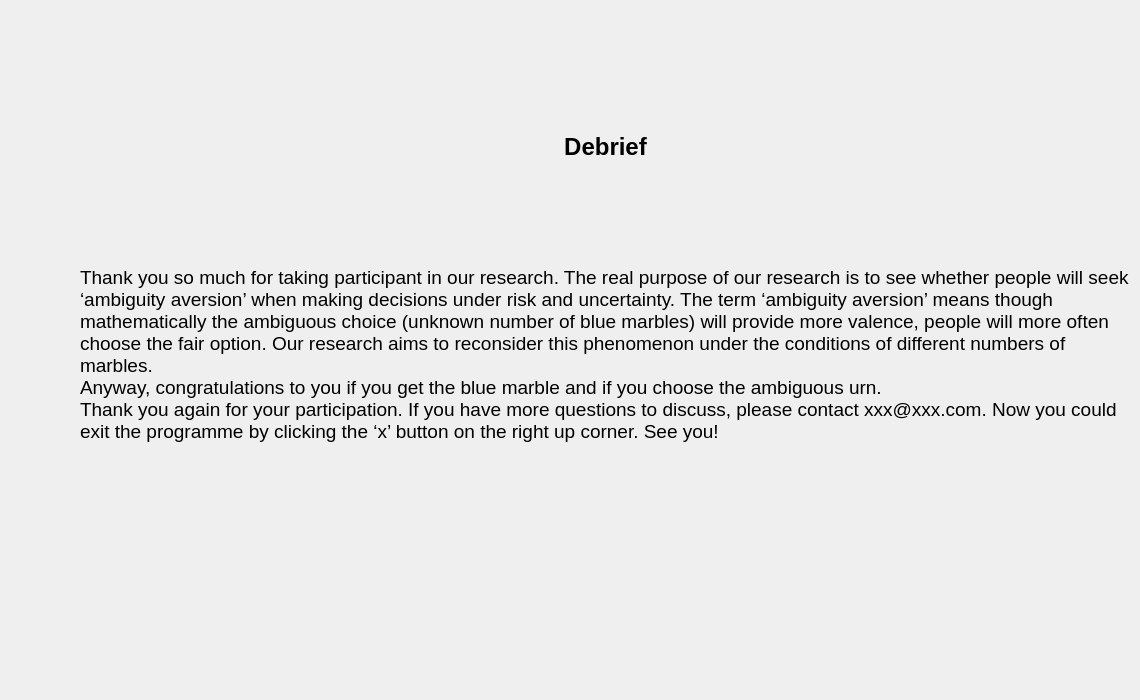
    <widget class="QWidget" name="page_debrief">
     <widget class="QWidget" name="verticalLayoutWidget_2">
      <property name="geometry">
       <rect>
        <x>80</x>
        <y>40</y>
        <width>1051</width>
        <height>651</height>
       </rect>
      </property>
      <layout class="QVBoxLayout" name="Debrief_layout">
       <item>
        <widget class="QLabel" name="Debrief_title_lbl">
         <property name="font">
          <font>
           <family>Arial</family>
           <pointsize>18</pointsize>
           <weight>75</weight>
           <bold>true</bold>
          </font>
         </property>
         <property name="text">
          <string>Debrief</string>
         </property>
         <property name="alignment">
          <set>Qt::AlignCenter</set>
         </property>
        </widget>
       </item>
       <item>
        <widget class="QLabel" name="Debrief_content_lbl">
         <property name="font">
          <font>
           <family>Arial</family>
           <pointsize>14</pointsize>
          </font>
         </property>
         <property name="locale">
          <locale language="English" country="UnitedKingdom"/>
         </property>
         <property name="text">
          <string>Thank you so much for taking participant in our research. The real purpose of our research is to see whether people will seek ‘ambiguity aversion’ when making decisions under risk and uncertainty. The term ‘ambiguity aversion’ means though mathematically the ambiguous choice (unknown number of blue marbles) will provide more valence, people will more often choose the fair option. Our research aims to reconsider this phenomenon under the conditions of different numbers of marbles.
Anyway, congratulations to you if you get the blue marble and if you choose the ambiguous urn.
Thank you again for your participation. If you have more questions to discuss, please contact xxx@xxx.com. Now you could exit the programme by clicking the ‘x’ button on the right up corner. See you!
</string>
         </property>
         <property name="wordWrap">
          <bool>true</bool>
         </property>
        </widget>
       </item>
       <item>
        <widget class="QLabel" name="see_you_pic">
         <property name="sizePolicy">
          <sizepolicy hsizetype="Preferred" vsizetype="Preferred">
           <horstretch>0</horstretch>
           <verstretch>0</verstretch>
          </sizepolicy>
         </property>
         <property name="text">
          <string/>
         </property>
         <property name="pixmap">
          <pixmap>pics/See you.png</pixmap>
         </property>
         <property name="alignment">
          <set>Qt::AlignCenter</set>
         </property>
        </widget>
       </item>
      </layout>
     </widget>
    </widget>
